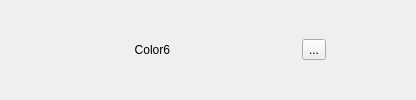
           <widget class="QFrame" name="frame6">
            <property name="frameShape">
             <enum>QFrame::NoFrame</enum>
            </property>
            <property name="frameShadow">
             <enum>QFrame::Plain</enum>
            </property>
            <layout class="QHBoxLayout" name="horizontalLayout_13">
             <property name="leftMargin">
              <number>0</number>
             </property>
             <property name="topMargin">
              <number>0</number>
             </property>
             <property name="rightMargin">
              <number>0</number>
             </property>
             <property name="bottomMargin">
              <number>0</number>
             </property>
             <item>
              <spacer name="horizontalSpacer_47">
               <property name="orientation">
                <enum>Qt::Horizontal</enum>
               </property>
               <property name="sizeHint" stdset="0">
                <size>
                 <width>60</width>
                 <height>20</height>
                </size>
               </property>
              </spacer>
             </item>
             <item>
              <widget class="QLabel" name="labelColor6">
               <property name="minimumSize">
                <size>
                 <width>110</width>
                 <height>0</height>
                </size>
               </property>
               <property name="text">
                <string>Color6</string>
               </property>
               <property name="alignment">
                <set>Qt::AlignRight|Qt::AlignTrailing|Qt::AlignVCenter</set>
               </property>
              </widget>
             </item>
             <item>
              <spacer name="horizontalSpacer_48">
               <property name="orientation">
                <enum>Qt::Horizontal</enum>
               </property>
               <property name="sizeType">
                <enum>QSizePolicy::Minimum</enum>
               </property>
               <property name="sizeHint" stdset="0">
                <size>
                 <width>10</width>
                 <height>20</height>
                </size>
               </property>
              </spacer>
             </item>
             <item>
              <widget class="QWidget" name="widgetColor6" native="true">
               <property name="minimumSize">
                <size>
                 <width>100</width>
                 <height>0</height>
                </size>
               </property>
              </widget>
             </item>
             <item>
              <spacer name="horizontalSpacer_49">
               <property name="orientation">
                <enum>Qt::Horizontal</enum>
               </property>
               <property name="sizeType">
                <enum>QSizePolicy::Minimum</enum>
               </property>
               <property name="sizeHint" stdset="0">
                <size>
                 <width>10</width>
                 <height>20</height>
                </size>
               </property>
              </spacer>
             </item>
             <item>
              <widget class="QToolButton" name="pushColor6">
               <property name="text">
                <string>...</string>
               </property>
              </widget>
             </item>
             <item>
              <spacer name="horizontalSpacer_50">
               <property name="orientation">
                <enum>Qt::Horizontal</enum>
               </property>
               <property name="sizeHint" stdset="0">
                <size>
                 <width>90</width>
                 <height>20</height>
                </size>
               </property>
              </spacer>
             </item>
            </layout>
           </widget>
